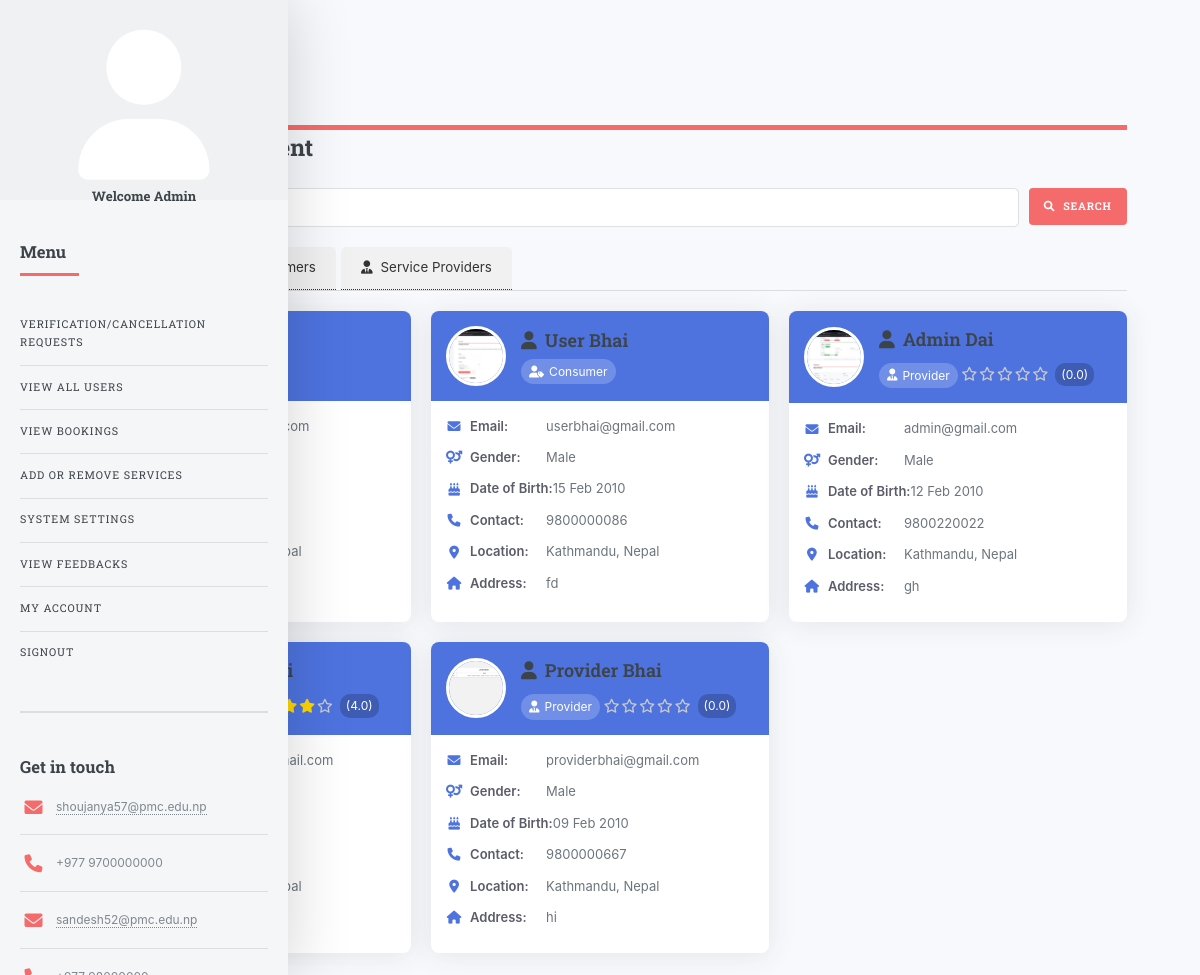
The page /all_users.php (signed in) on the database its author committed.
### tables this page shows
CREATE TABLE `consumer` (
  `cid` int(11) NOT NULL,
  `fname` varchar(50) NOT NULL,
  `mname` varchar(50) DEFAULT NULL,
  `lname` varchar(50) NOT NULL,
  `dob` date DEFAULT NULL,
  `gender` enum('Male','Female','Other') DEFAULT 'Male',
  `country` varchar(50) DEFAULT NULL,
  `state` varchar(50) DEFAULT NULL,
  `city` varchar(50) DEFAULT NULL,
  `address` text DEFAULT NULL,
  `phnno` varchar(20) DEFAULT NULL,
  `email` varchar(100) NOT NULL,
  `password` varchar(255) NOT NULL,
  `photo` varchar(255) DEFAULT NULL,
  `created_at` timestamp NOT NULL DEFAULT current_timestamp()
);

CREATE TABLE `provider` (
  `pid` int(11) NOT NULL,
  `fname` varchar(50) NOT NULL,
  `mname` varchar(50) DEFAULT NULL,
  `lname` varchar(50) NOT NULL,
  `dob` date DEFAULT NULL,
  `gender` enum('Male','Female','Other') DEFAULT 'Male',
  `country` varchar(50) DEFAULT NULL,
  `state` varchar(50) DEFAULT NULL,
  `city` varchar(50) DEFAULT NULL,
  `address` text DEFAULT NULL,
  `phnno` varchar(20) DEFAULT NULL,
  `email` varchar(100) NOT NULL,
  `photo` varchar(255) DEFAULT NULL,
  `average_rating` decimal(2,1) DEFAULT 0.0,
  `created_at` timestamp NOT NULL DEFAULT current_timestamp(),
  `password` varchar(255) NOT NULL,
  `rating_count` int(11) NOT NULL DEFAULT 0,
  `latitude` decimal(10,8) DEFAULT NULL,
  `longitude` decimal(11,8) DEFAULT NULL
);

### all_users.php (the view, shortened to what this page needs)
<?php
$con = mysqli_connect("localhost", "root", "", "homeservice");
$active_tab = isset($_GET['type']) ? $_GET['type'] : 'all';
function generateStarRating($rating) {
    $stars = '';
    $fullStars = floor($rating);
    $hasHalfStar = ($rating - $fullStars) >= 0.5;
    for ($i = 0; $i < $fullStars; $i++) {
        $stars .= '<i class="fas fa-star"></i>';
    }
    for ($i = $fullStars; $i < 5; $i++) {
        $stars .= '<i class="far fa-star"></i>';
    }
    return '<div class="star-rating">' . $stars . '<span class="rating-value">(' . number_format($rating, 1) . ')</span></div>';
}
function fetchUsers($con, $type) {
    $users = [];
    if ($type == 'all' || $type == 'consumers') {
        $query = "SELECT cid as id, fname, mname, lname, dob, gender, email, photo, phnno,
                 country, state, city, address, 'consumer' as type, NULL as average_rating
                 FROM consumer";
        $result = mysqli_query($con, $query);
        while ($row = mysqli_fetch_assoc($result)) {
            $users[] = $row;
        }
    }
    if ($type == 'all' || $type == 'providers') {
        $query = "SELECT pid as id, fname, mname, lname, dob, gender, email, photo, phnno,
                 country, state, city, address, average_rating, 'provider' as type
                 FROM provider";
        $result = mysqli_query($con, $query);
        while ($row = mysqli_fetch_assoc($result)) {
            $users[] = $row;
        }
    }
    return $users;
}
$users = fetchUsers($con, $active_tab);
?>
<!DOCTYPE html>
<html lang="en">
<head>
    <link rel="stylesheet" href="assets/css/main.css" />
    <link rel="stylesheet" href="https://cdnjs.cloudflare.com/ajax/libs/font-awesome/6.0.0/css/all.min.css" />
</head>
<body>
    <div id="wrapper">
        <div id="main">
            <div class="inner">
                <header id="header">
                    <a href="view_arequest.php" class="logo"><strong>Ghar</strong>Sewa</a>
                </header>
                <header class="main">
                    <h2><i class="fas fa-users-cog"></i> User Management</h2>
                </header>
                <div class="search-container">
                    <input type="text" class="search-input" placeholder="Search users..." id="searchInput">
                    <button class="search-button primary" id="searchButton">
                        <i class="fas fa-search"></i> Search
                    </button>
                </div>
                <div class="user-type-tabs">
                    <a href="?type=all" class="tab <?= $active_tab == 'all' ? 'active' : '' ?>">
                    </a>
                    <a href="?type=consumers" class="tab <?= $active_tab == 'consumers' ? 'active' : '' ?>">
                    </a>
                    <a href="?type=providers" class="tab <?= $active_tab == 'providers' ? 'active' : '' ?>">
                        <i class="fas fa-user-tie"></i> Service Providers
                    </a>
                </div>
                <div class="users-container" id="usersContainer">
                    <?php if (count($users) > 0): ?>
                        <?php foreach ($users as $user): ?>
                            <div class="user-card" data-type="<?= htmlspecialchars($user['type']) ?>">
                                <div class="user-header">
                                    <img src="<?= htmlspecialchars($user['photo'] ? 'uploads/' . $user['photo'] : 'https://via.placeholder.com/60') ?>"
                                         alt="User Avatar" class="user-avatar"
                                         onclick="openImageModal('<?= htmlspecialchars($user['photo'] ? 'uploads/' . $user['photo'] : 'https://via.placeholder.com/150') ?>')">
                                    <div>
                                        <h3 class="user-name">
                                            <i class="fas fa-user"></i>
                                            <?= htmlspecialchars($user['fname'] . ' ' . $user['mname'] . ' ' . $user['lname']) ?>
                                        </h3>
                                        <span class="user-type">
                                            <i class="<?= $user['type'] == 'consumer' ? 'fas fa-user-tag' : 'fas fa-user-tie' ?>"></i>
                                            <?= ucfirst($user['type']) ?>
                                        </span>
                                        <?php if ($user['type'] == 'provider' && $user['average_rating'] !== null): ?>
                                            <div class="star-rating">
                                                <?= generateStarRating($user['average_rating']) ?>
                                            </div>
                                        <?php endif; ?>
                                    </div>
                                </div>
                                <div class="user-details">
                                    <div class="detail-row">
                                        <span class="detail-label">
                                            <i class="fas fa-envelope"></i> Email:
                                        </span>
                                        <span class="detail-value"><?= htmlspecialchars($user['email']) ?></span>
                                    </div>
                                    <div class="detail-row">
                                        <span class="detail-label">
                                            <i class="fas fa-venus-mars"></i> Gender:
                                        </span>
                                        <span class="detail-value"><?= htmlspecialchars($user['gender']) ?></span>
                                    </div>
                                    <div class="detail-row">
                                        <span class="detail-label">
                                            <i class="fas fa-birthday-cake"></i> Date of Birth:
                                        </span>
                                        <span class="detail-value"><?= date('d M Y', strtotime($user['dob'])) ?></span>
                                    </div>
                                    <div class="detail-row">
                                        <span class="detail-label">
                                            <i class="fas fa-phone"></i> Contact:
                                        </span>
                                        <span class="detail-value"><?= htmlspecialchars($user['phnno']) ?></span>
                                    </div>
                                    <div class="detail-row">
                                        <span class="detail-label">
                                            <i class="fas fa-map-marker-alt"></i> Location:
                                        </span>
                                        <span class="detail-value"><?= htmlspecialchars($user['city'] . ', ' . $user['country']) ?></span>
                                    </div>
                                    <div class="detail-row">
                                        <span class="detail-label">
                                            <i class="fas fa-home"></i> Address:
                                        </span>
                                        <span class="detail-value"><?= htmlspecialchars($user['address']) ?></span>
                                    </div>
                                </div>
                            </div>
                        <?php endforeach; ?>
                    <?php endif; ?>
                </div>
            </div>
        </div>
        <div id="sidebar">
            <div class="inner">
                <?php include "amenu.php"; ?>
            </div>
        </div>
    </div>
</body>
</html>

### all_users.php (style rules this page uses)
:root { --primary-color: #4e73df; --success-color: #1cc88a; --danger-color: #e74a3b; --warning-color: #f6c23e; --info-color: #36b9cc; --dark-color: #5a5c69; --light-color: #f8f9fc; }
body { font-family: 'Nunito', -apple-system, BlinkMacSystemFont, 'Segoe UI', Roboto, 'Helvetica Neue', Arial, sans-serif; background-color: #f8f9fc; margin: 0; padding: 20px; }
.user-type-tabs { display: flex; margin-bottom: 20px; border-bottom: 1px solid #ddd; }
.tab { padding: 10px 20px; cursor: pointer; background: #f1f1f1; margin-right: 5px; border-radius: 5px 5px 0 0; text-decoration: none; color: #333; display: flex; align-items: center; }
.tab i { margin-right: 8px; }
.tab.active { background: #e74a3b; color: white; }
.search-container { margin-bottom: 20px; display: flex; }
.search-input { padding: 10px 15px; border: 1px solid #ddd; border-radius: 4px; width: 300px; font-size: 14px; }
.search-button { padding: 10px 15px; background: var(--primary-color); color: white; border: none; border-radius: 4px; margin-left: 10px; cursor: pointer; display: inline-flex; align-items: center; }
.search-button i { margin-right: 8px; }
.users-container { display: grid; grid-template-columns: repeat(auto-fill, minmax(300px, 1fr)); gap: 20px; }
.user-card { background: white; border-radius: 8px; box-shadow: 0 0.15rem 1.75rem 0 rgba(58, 59, 69, 0.1); overflow: hidden; transition: all 0.3s ease; }
.user-header { background: var(--primary-color); color: white; padding: 15px; display: flex; align-items: center; }
.user-avatar { width: 60px; height: 60px; border-radius: 50%; object-fit: cover; border: 3px solid white; margin-right: 15px; cursor: pointer; transition: transform 0.3s ease; }
.user-name { font-size: 18px; font-weight: 600; margin: 0; display: flex; align-items: center; }
.user-name i { margin-right: 8px; }
.user-type { font-size: 12px; background: rgba(255, 255, 255, 0.2); padding: 3px 8px; border-radius: 20px; margin-top: 5px; text-transform: capitalize; display: inline-flex; align-items: center; }
.user-type i { margin-right: 5px; }
.user-details { padding: 15px; }
.detail-row { display: flex; margin-bottom: 10px; }
.detail-label { font-weight: 600; color: var(--dark-color); min-width: 100px; font-size: 13px; display: flex; align-items: center; }
.detail-label i { margin-right: 8px; width: 16px; text-align: center; color: var(--primary-color); }
.detail-value { color: #6c757d; font-size: 13px; }
.star-rating { display: inline-flex; align-items: center; margin-top: 5px; }
.star-rating i { color: #FFD700; font-size: 14px; margin-right: 2px; }
.star-rating .far { color: #ccc; }
.rating-value { font-size: 12px; margin-left: 5px; color: #fff; background: rgba(0,0,0,0.2); padding: 2px 6px; border-radius: 10px; }

### rows shown on the page
consumer: photo (picture), fname+mname+lname "User Bhai", type "Consumer", email "userbhai@gmail.com", gender "Male", dob "15 Feb 2010", phnno "9800000086", city+country "Kathmandu, Nepal", address "fd"
provider: photo (picture), fname+mname+lname "Admin Dai", type "Provider", average_rating "0.0", email "admin@gmail.com", gender "Male", dob "12 Feb 2010", phnno "9800220022", city+country "Kathmandu, Nepal", address "gh"
provider: average_rating "4.0"
provider: photo (picture), fname+mname+lname "Provider Bhai", type "Provider", average_rating "0.0", email "providerbhai@gmail.com", gender "Male", dob "09 Feb 2010", phnno "9800000667", city+country "Kathmandu, Nepal", address "hi"
